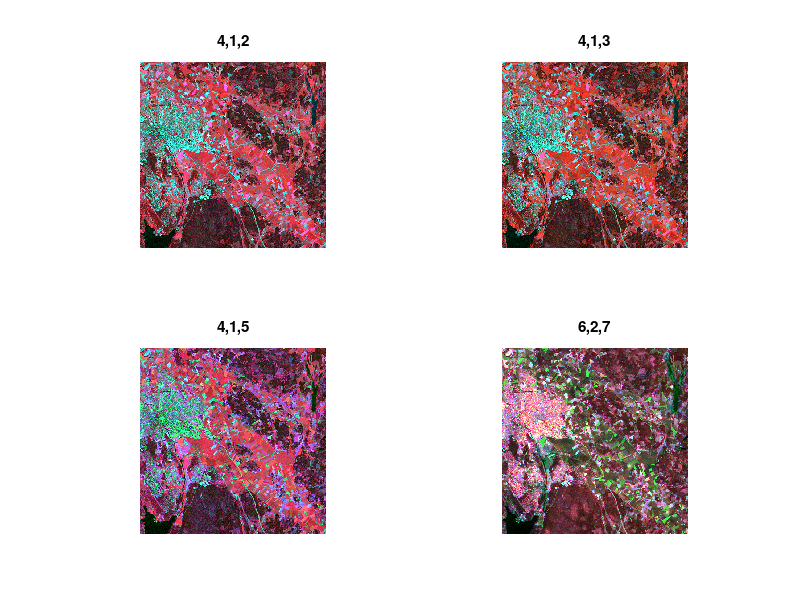

This chart was generated by the following MATLAB code:
load data/landsat_data
figure(1);

subplot(2,2,1); imshow(landsat_data(:,:,[4,1,2])./255);
title('4,1,2');

subplot(2,2,2); imshow(landsat_data(:,:,[4,1,3])./255);
title('4,1,3');

subplot(2,2,3); imshow(landsat_data(:,:,[4,1,5])./255);
title('4,1,5');

subplot(2,2,4); imshow(landsat_data(:,:,[6,2,7])./255);
title('6,2,7');
